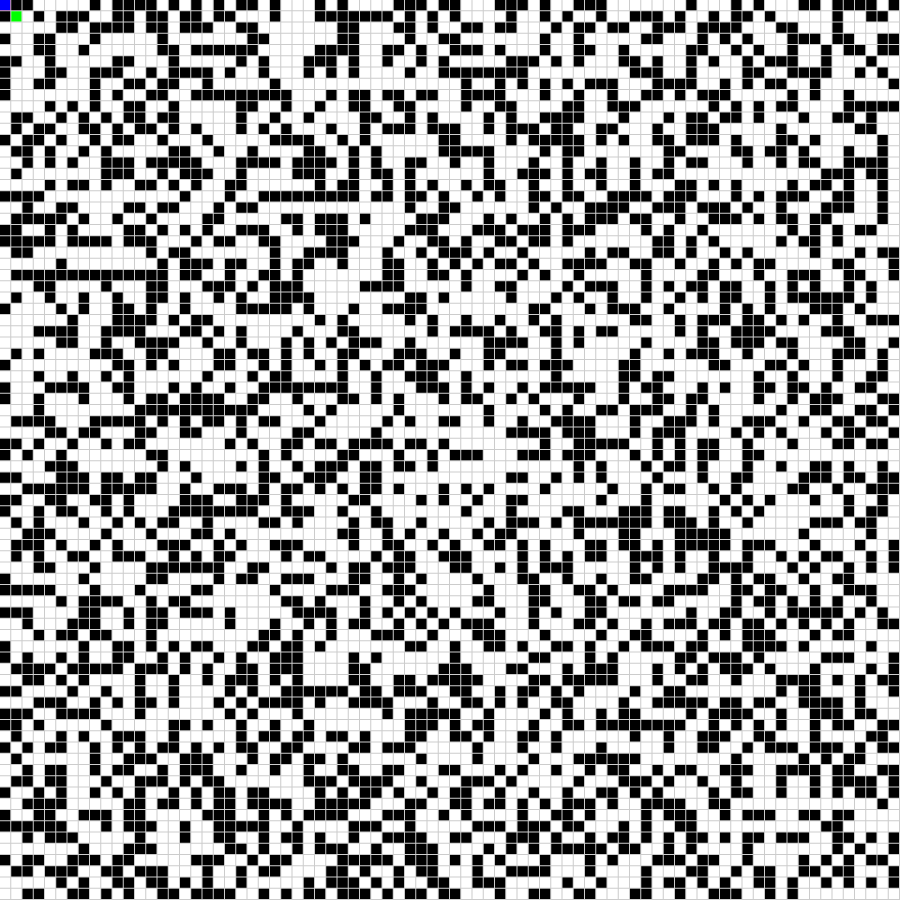
Frame 1 (no input)
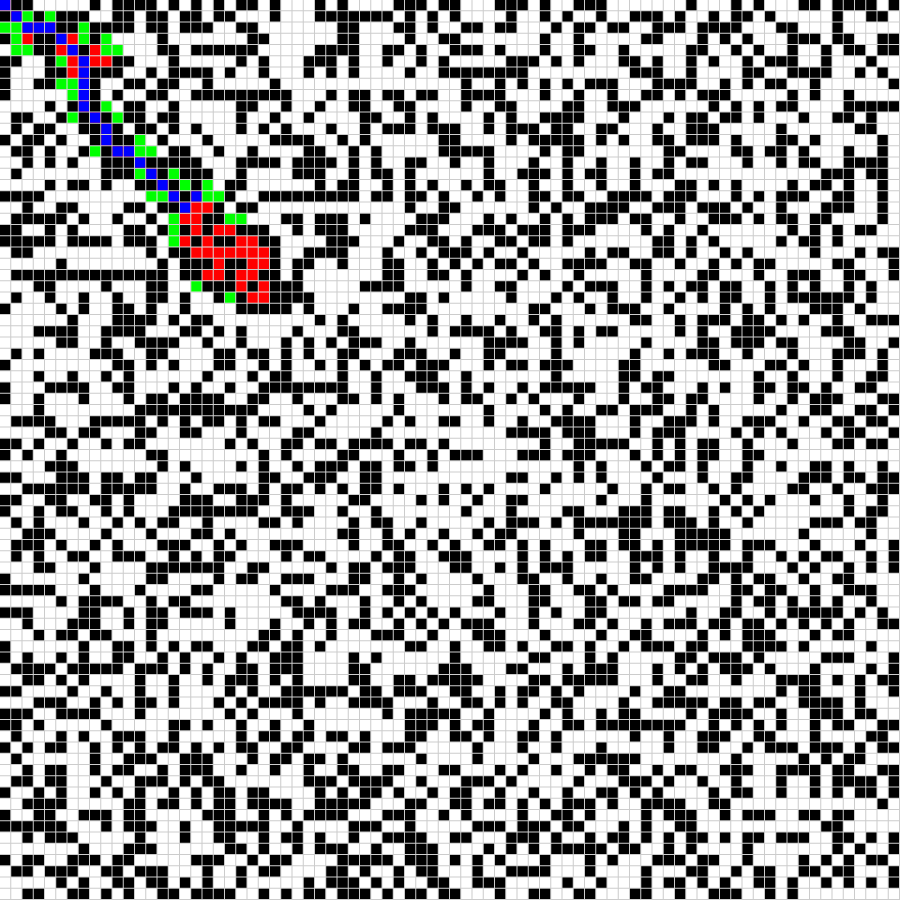
Frame 60 (no input)
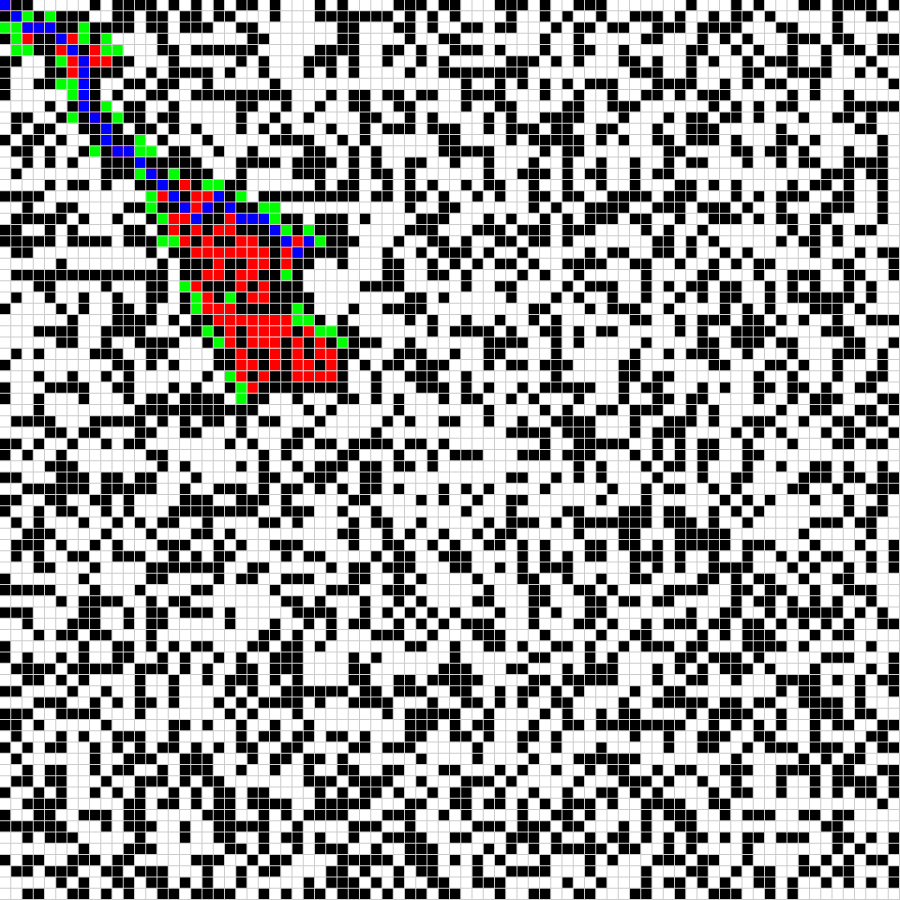
Frame 120 (the mouse pressed at the canvas centre since frame 60)

The p5.js sketch that drew these frames (run headless with seeded random() and noise() and a simulated clock; from frame 60 on, the mouse is pressed at the canvas centre):

// p5.js sketch
// ── sketch.js
function removeFromArray(arr, elt) {
    for (let i = arr.length - 1; i >= 0; i--) {
        if (arr[i] == elt) {
            arr.splice(i, 1);
        }
    }
}

function heuristic(a, b) {
    let d = dist(a.i, a.j, b.i, b.j)
        // let d = abs(a.i - b.i) + abs(a.j - b.j);
    return d
}

let cols = 80;
let rows = 80;
let grid = new Array(cols, rows);

let openSet = [];
let closedSet = [];
let start;
let end;
let w, h;
let path = [];


function Spot(i, j) {
    this.i = i;
    this.j = j;
    this.f = 0;
    this.g = 0;
    this.h = 0;
    this.neighbors = [];
    this.previous = undefined;
    this.wall = false;

    if (random(1) < 0.42) {
        this.wall = true
    }

    this.show = function(col) {
        fill(col);
        if (this.wall) {
            fill(0)
        }
        noStroke();
        rect(this.i * w, this.j * h, w - 1, h - 1);
    }
    this.addNeighbors = function(grid) {
        let i = this.i;
        let j = this.j;

        if (i < cols - 1) {
            this.neighbors.push(grid[i + 1][j])
        }
        if (i > 0) {
            this.neighbors.push(grid[i - 1][j])
        }
        if (j < rows - 1) {
            this.neighbors.push(grid[i][j + 1])
        }
        if (j > 0) {
            this.neighbors.push(grid[i][j - 1])
        }
        if (i > 0 && j > 0) {
            this.neighbors.push(grid[i - 1][j - 1])
        }
        if (i < cols - 1 && j > 0) {
            this.neighbors.push(grid[i + 1][j - 1])
        }
        if (i > 0 && j < rows - 1) {
            this.neighbors.push(grid[i - 1][j + 1])
        }
        if (i < cols - 1 && j < rows - 1) {
            this.neighbors.push(grid[i + 1][j + 1])
        }
    }
}

function setup() {
    createCanvas(900, 900);

    w = width / cols;
    h = height / rows;

    for (let i = 0; i < cols; i++) {
        grid[i] = new Array(rows)
    }

    for (let i = 0; i < cols; i++) {
        for (let j = 0; j < rows; j++) {
            grid[i][j] = new Spot(i, j);
        }
    }

    for (let i = 0; i < cols; i++) {
        for (let j = 0; j < rows; j++) {
            grid[i][j].addNeighbors(grid);
        }
    }

    start = grid[0][0];
    end = grid[cols - 1][rows - 1];
    start.wall = false
    end.wall = false

    openSet.push(start);

    console.log(grid);
}

function draw() {
    if (openSet.length > 0) {
        let winner = 0;
        for (let i = 0; i < openSet.length; i++) {
            if (openSet[i].f < openSet[winner].f) {
                winner = i
            }
        }
        var current = openSet[winner];

        if (current === end) {
            noLoop();
            console.log('DONE!!');
        }
        removeFromArray(openSet, current);
        closedSet.push(current);

        let neighbors = current.neighbors;
        for (let i = 0; i < neighbors.length; i++) {
            let neighbor = neighbors[i];

            if (!closedSet.includes(neighbor) && !neighbor.wall) {
                let tempG = current.g + 1;
                var newPath = false

                if (openSet.includes(neighbor)) {
                    if (tempG < neighbor.g) {
                        neighbor.g = tempG;
                        newPath = true
                    }
                } else {
                    neighbor.g = tempG;
                    newPath = true
                    openSet.push(neighbor);
                }
                if (newPath) {
                    neighbor.h = heuristic(neighbor, end);
                    neighbor.f = neighbor.g + neighbor.h;
                    neighbor.previous = current;
                }
            }
        }
    } else {
        console.log('no solution')
        noLoop()
        return
    }
    background(204)
    for (let i = 0; i < cols; i++) {
        for (let j = 0; j < rows; j++) {
            grid[i][j].show(color(255));
        }
    }

    for (let i = 0; i < closedSet.length; i++) {
        closedSet[i].show(color(255, 0, 0))
    }

    for (let i = 0; i < openSet.length; i++) {
        openSet[i].show(color(0, 255, 0))
    }
    path = [];
    let temp = current;
    path.push(temp)
    while (temp.previous) {
        path.push(temp.previous)
        temp = temp.previous;
    }

    for (let i = 0; i < path.length; i++) {
        path[i].show(color(0, 0, 255))
    }

}
